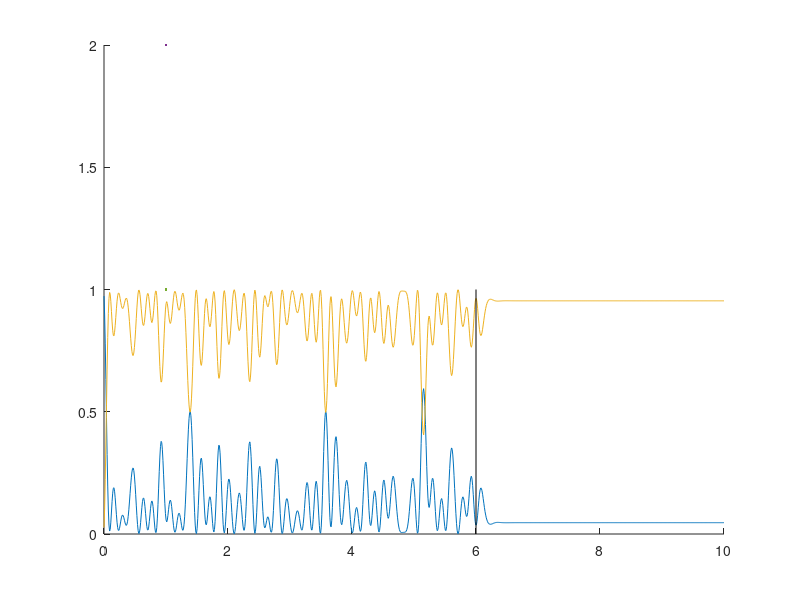

Source code (MATLAB): (Note: this script raises an error after producing the figure.)
clear
close all

n=10;

sigma1 = [0 1;1 0];   
sigma2 = [0 complex(0,-1);complex(0,1) 0];
sigma3 = [1 0;0 -1];

coeff = rand(1,n);
coeff = coeff/sum(coeff);
coeff = sqrt(coeff);

vecs = eye(n);

psi = zeros(n,1);
for i = 1:n
    psi = psi + coeff(i)*vecs(:,i);
end

%psi = 1/sqrt(2)*([1;0] + [0;1]);
rho = psi*psi';
rho_0 = rho;

N=1000;
ts = linspace(0,10,N);
h = 0.05;
ti = 6;
tf = 8;
initial_state_prob = zeros([1 N]);
orthogonal_state_prob = zeros([1 N]);
initial_state_prob(1,1) = trace(rho*rho); 
orthogonal_state_prob(1,1) = trace(rho*(eye(n)-rho)); 

prob_eigenvals = zeros(n,N);
if n==2
    coord =zeros([N 3]);
    coord(1,1) = trace(rho*sigma1);
    coord(1,2) = trace(rho*sigma2);
    coord(1,3) = trace(rho*sigma3);
end
prob_first_eigenval(1,1) = trace(vecs(:,1)'*rho*vecs(:,1));
prob_second_eigenval(1,1) = trace(vecs(:,2)'*rho*vecs(:,2));

eigenvals = 10*rand(1,n);
% epsilon = eigenvals(1);
H = zeros(n,n);
%m = prob_func(coeff);
for k=1:n
     H = H +eigenvals(k)*(vecs(:,k)*vecs(:,k)');
end
%H = diag([1 2 3 4]);
gamma = 3;
P = vecs(:,1)*vecs(:,1)';
%P = diag([4 3 2 1]);
for i = 1:N
%     if i < ti || i>tf
%         M = expm(-complex(0,1)*H*h)*(rho*expm(complex(0,1)*H'*h));
%     else 
%         H(m,m) = complex(0,1)*epsilon;
%         %H(2,2) = -complex(0,1)*0.1*epsilon;
%         M = expm(-complex(0,1)*H*h)*rho*expm(complex(0,1)*H'*h);
%         %M = (cos(p2*t(i)))^2*rho + complex(0,1)*cos(p2*t(i))*sin(p2*t(i))*(rho*H'-H*rho)/p2 + (sin(p2*t(i)))^2*H*rho*H'/p2^2;
%     end
    Ht = H + complex(0,1)*(gamma/2)*(tanh(gamma*(ts(i)-ti)) - tanh(gamma*(ts(i)-tf)))*P;
    M = expm(-complex(0,1)*Ht*h)*(rho*expm(complex(0,1)*Ht'*h));
    rho_t = M/trace(M);
    disp(Ht)
    if n==2
        coord(i,1) = trace(rho_t*sigma1);
        coord(i,2) = trace(rho_t*sigma2);
        coord(i,3) = trace(rho_t*sigma3);
    end
    initial_state_prob(1,i) = trace(rho_t*rho_0);
    orthogonal_state_prob(1,i) = trace(rho_t*(eye(n)-rho_0));
    for k=1:n
        prob_eigenvals(k,i) = trace(vecs(:,k)'*rho_t*vecs(:,k));
    end
    rho = rho_t;

end

if n==2
    figure;
    hold on
    plot3(coord(:,1), coord(:,2), coord(:,3), LineWidth=2.5, color = 'blue')
    plot3(0,0,1, '.', color = 'red', MarkerSize= 15)
    plot3(0,0,-1, '.', color = 'green', MarkerSize= 15)
    [X,Y,Z] = sphere;
    surf(X, Y,Z, FaceColor="none", EdgeLighting="flat")
    xlabel("x","FontSize",12)
    ylabel("y","FontSize",12)
    zlabel("z","FontSize",12)
    %title("\gamma_m = "+gamma)
    set(gca, 'CameraPosition', [16.240247520153392 -4.499944292577442 4.000607684821305]);
    set(gcf, 'Position', [100,100,250,250])
    hold off
end
figure;
hold on
plot(ts, initial_state_prob, LineWidth=2)
plot(ts, orthogonal_state_prob, LineWidth=2)
plot([ti ti], [0 1], Color='black', LineWidth=1)
% plot([tf/100 tf/100],[0 1], Color='black')
xlabel("t", FontSize=12)
ylabel("Transition Probability", FontSize=12)
lgd1 = legend("Initial state", "Orthogonal state");
lgd1.FontSize = 11.5;
set(gcf, 'Position', [400,400,470.6,312.6])
hold off
figure; 
hold on 
for i=1:n
    plot(ts, prob_eigenvals(i,:), LineWidth=2)
end
plot([ti ti],[-0.03 1.03], Color ='black', LineWidth=1)
%plot([tf tf],[-0.03 1.03], Color ='black', LineWidth=0.7)
lgd = legend("1", "2", "3");
lgd.FontSize = 11.5;
ylabel("Eigenstate Probability", FontSize=12)
xlabel("t", FontSize = 12)
%t = text(5.6,0.07,'t_i', 'FontSize',12);
%t2 = text(8.1,0.07,'t_f', 'FontSize',12); 
xlim([0.04 10])
set(gcf, 'Position', [400,400,470.6,312.6])
ylim([-0.03 1.03])
%box on
%title("\gamma = "+gamma)
hold off


% figure;
% Y = fft(initial_state_prob(1:ti));
% P2 = abs(Y/ti);
% P1 = P2(1:ti/2+1);
% P1(2:end-1) = 2*P1(2:end-1);
% f = 100*(0:(ti/2))/ti;
% plot(f(1:200),P1(1:200)) 

